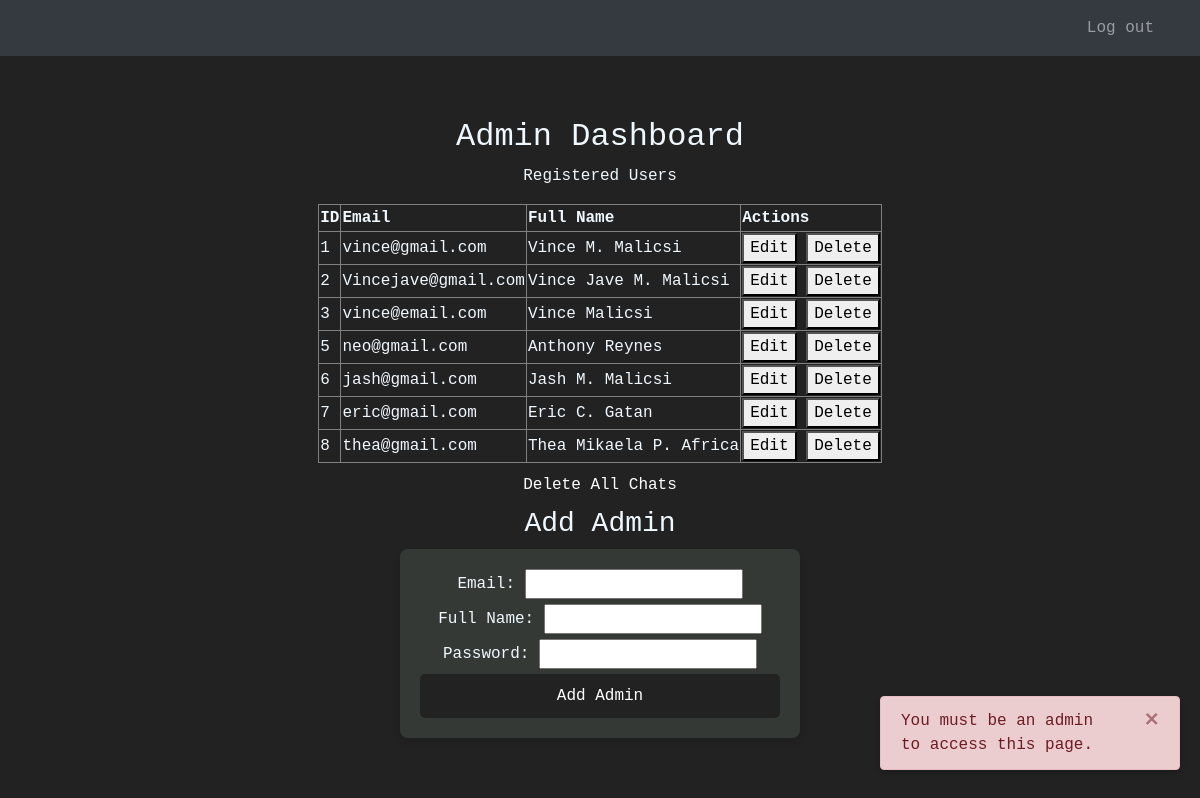
The app's page /admin-dashboard (signed in), older data.
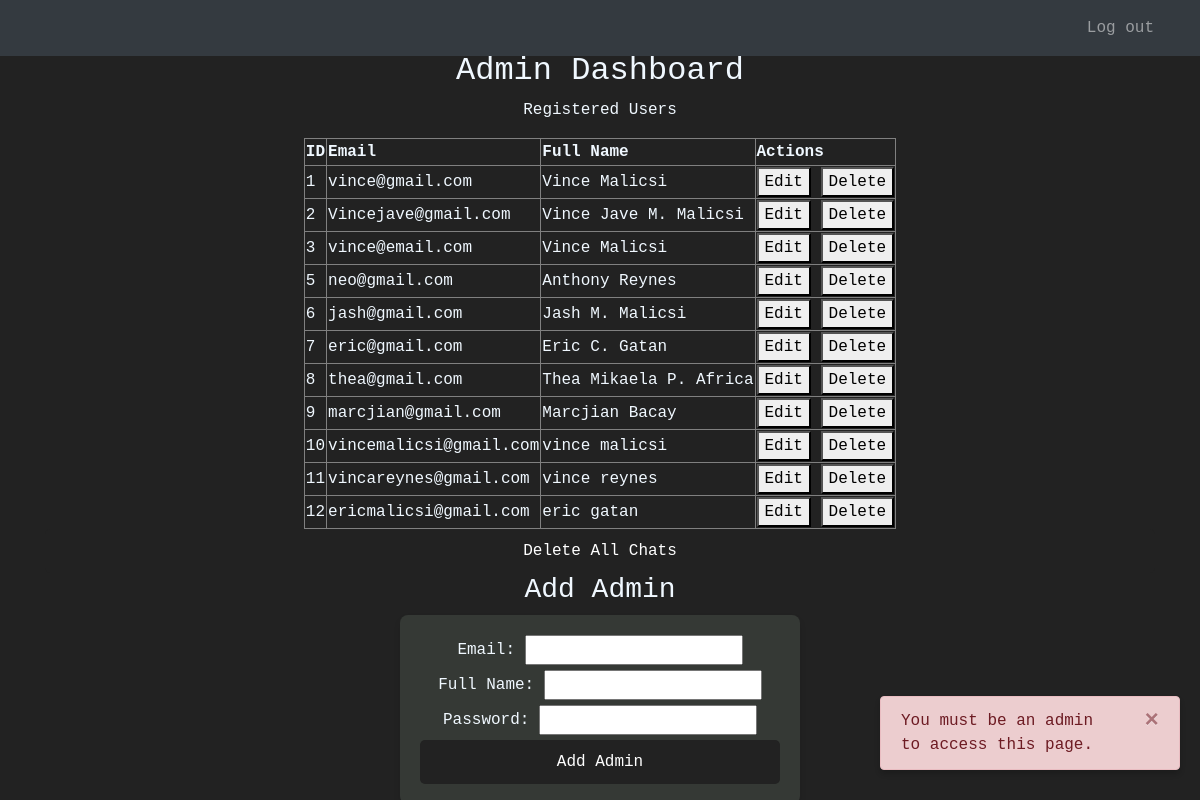
The same page, newer data.
### website/models.py (models this page shows)
class User(db.Model, UserMixin):
    id = db.Column(db.Integer, primary_key=True)
    email = db.Column(db.String(150), unique=True)
    password = db.Column(db.String(150))
    first_name = db.Column(db.String(150))
    notes = db.relationship('Note')
    chats = db.relationship('Chat')

### website/views.py (the view)
@views.route('/admin-dashboard', methods=['GET'])
@login_required
def admin_dashboard():
    if not isinstance(current_user, Admin):
        flash('You must be an admin to access this page.', category='error')
        users = User.query.all()  # Query all users to display in the admin dashboard
        admins=Admin.query.all()
        return render_template("admin-dashboard.html", user=current_user, users=users)
    users = User.query.all()  # Query all users to display in the admin dashboard
    admins=Admin.query.all()
    return render_template("admin-dashboard.html", user=current_user, users=users, admins=admins)

### website/__init__.py (called while the page is built)
def create_app():
    app = Flask(__name__)
    app.config['SECRET_KEY'] = 'DSA Group 4'
    app.config['SQLALCHEMY_DATABASE_URI'] = f'sqlite:///{DB_NAME}'
    db.init_app(app)
    from .views import views
    from .auth import auth
    app.register_blueprint(views, url_prefix='/')
    app.register_blueprint(auth, url_prefix='/')
    from .models import User, Note
    with app.app_context():
        db.create_all()
    login_manager = LoginManager()
    login_manager.login_view = 'auth.login'
    login_manager.init_app(app)
    @login_manager.user_loader
    def load_user(id):
        return User.query.get(int(id))
    return app

### website/templates/admin-dashboard.html (shortened to what this page needs)
{% extends "index.html" %}
{% block content %}
<nav class="navbar navbar-dark bg-dark fixed-top">
  <div class="container-fluid">
    <div class="navbar-nav ml-auto d-flex flex-row">
      {% if user.is_authenticated %}
      <a class="nav-item nav-link" id="logout" href="/logout">Log out</a>
      {% else %}
      <a class="nav-item nav-link" id="login" href="/login">Login</a>
      <a class="nav-item nav-link" id="signUp" href="/sign-up">Sign Up</a>
      <a class="nav-item nav-link" id="admin" href="/admin-login">Admin</a>
      {% endif %}
    </div>
  </div>
</nav>
<h2 align="center" class="admin-title">Admin Dashboard</h2>
<div align="center" class="admin-table-contents">
  <p class="admin-table-title">Registered Users</p>
  <table border="1" class="table-contents">
    <tr class="table-contents">
      <th>ID</th>
      <th>Email</th>
      <th>Full Name</th>
      <th>Actions</th>
    </tr>
    {% for user in users %}
    <tr>
      <td>{{ user.id }}</td>
      <td>{{ user.email }}</td>
      <td>{{ user.first_name }}</td>
      <td>
        <button onclick="editUser({{ user.id }}, '{{ user.email }}', '{{ user.first_name }}')">Edit</button>
        <button onclick="deleteUser({{ user.id }})">Delete</button>
      </td>
    </tr>
    {% endfor %}
  </table>
</div>
<div align="center" >
    <button class="delete-button" onclick="deleteAllChats()">Delete All Chats</button>
</div>
<div align="center" class="add-admin-form admin-title">
    <h3>Add Admin</h3>
    <form method="POST" action="/add-admin">
      <label for="email" >Email:</label>
      <input type="email" id="email" name="email" required>
      <br>
      <label for="full_name" >Full Name:</label>
      <input type="text" id="full_name"name="first_name" required>
      <br>
      <label for="password">Password:</label>
      <input type="password" id="password" name="password" required>
      <button type="submit">Add Admin</button>
    </form>
</div>
{% endblock %}

### website/templates/index.html (shortened to what this page needs)
<!DOCTYPE html>
<html>
  <head>
    <link
      rel="stylesheet"
      href="https://stackpath.bootstrapcdn.com/bootstrap/4.4.1/css/bootstrap.min.css"
    />
    <link
      rel="stylesheet"
      href="https://stackpath.bootstrapcdn.com/font-awesome/4.7.0/css/font-awesome.min.css"
    />
    <link rel="stylesheet" href="static/sign_up.css">
    <link rel="stylesheet" href="static/home.css">
    <link rel="stylesheet" href="static/admin-dashboard.css">
    <link rel="stylesheet" href="static/lounge.css">
  </head>
  <body>
    <nav class="navbar navbar-dark bg-dark fixed-top">
      <div class="container-fluid">
        <div class="navbar-nav ml-auto d-flex flex-row">
          {% if user.is_authenticated %}
          <a class="nav-item nav-link" id="lounge" href="/lounge">Lounge</a>
          <a class="nav-item nav-link" id="home" href="/">Home</a>
          <a class="nav-item nav-link" id="logout" href="/logout">Log out</a>
          {% else %}
          <a class="nav-item nav-link" id="login" href="/login">Login</a>
          <a class="nav-item nav-link" id="signUp" href="/sign-up">Sign Up</a>
          <a class="nav-item nav-link" id="admin" href="/admin-login">Admin</a>
          {% endif %}
        </div>
      </div>
    </nav>
    <div class="notification-container">
      {% with messages = get_flashed_messages(with_categories=true) %}
      {% if messages %}
      {% for category, message in messages %}
      <div class="alert alert-{{ 'danger' if category == 'error' else 'success' }} alert-dismissible fade show" role="alert">
        {{ message }}
        <button type="button" class="close" data-dismiss="alert" aria-label="Close">
          <span aria-hidden="true">&times;</span>
        </button>
      </div>
      {% endfor %}
      {% endif %}
      {% endwith %}
    </div>
    <div class="container">{% block content %} {% endblock %}</div>
  </body>
</html>

### website/static/sign_up.css (style rules this page uses)
body { font-family: monospace, monospace; background-color: #222222; margin: 0; padding: 0; display: flex; justify-content: center; align-items: center; height: 100vh; }
form { background-color: #353935; padding: 20px; border-radius: 8px; box-shadow: 0 4px 6px rgba(0, 0, 0, 0.1); width: 100%; max-width: 400px; margin: auto; }
button[type="submit"] { width: 100%; padding: 10px; background-color: #222222; color: #ffffff; border: none; border-radius: 5px; font-size: 16px; cursor: pointer; transition: background-color 0.3s; }
.navbar { justify-content: flex-start; padding-left: 10px; }
.nav-item { margin-right: 15px; margin-left: 10px; }
body { padding-top: 56px; }
.navbar-nav { align-items: center; }

### website/static/admin-dashboard.css (style rules this page uses)
.admin-title { color:aliceblue; }
.admin-table-title { color:aliceblue; }
.table-contents { color:aliceblue; }
.delete-button { width: 100%; padding: 10px; background-color: #222222; color: #ffffff; border: none; border-radius: 5px; font-size: 16px; cursor: pointer; transition: background-color 0.3s; }

### website/templates/index.html (style rules this page uses)
.notification-container { position: fixed; bottom: 20px; right: 20px; z-index: 1050; max-width: 300px; }
.notification-container .alert { margin-bottom: 10px; box-shadow: 0px 4px 6px rgba(0, 0, 0, 0.2); opacity: 0.95; }

Row changes from the older to the newer data that the page shows:
changed User "vince@gmail.com": first_name "Vince M. Malicsi" → "Vince Malicsi"
added User: id "9", email "marcjian@gmail.com", first_name "Marcjian Bacay"
added User: id "10", email "vincemalicsi@gmail.com", first_name "vince malicsi"
added User: id "11", email "vincareynes@gmail.com", first_name "vince reynes"
added User: id "12", email "ericmalicsi@gmail.com", first_name "eric gatan"
